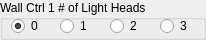
   <widget class="QGroupBox" name="groupBox">
    <property name="geometry">
     <rect>
      <x>40</x>
      <y>542</y>
      <width>206</width>
      <height>40</height>
     </rect>
    </property>
    <property name="title">
     <string>Wall Ctrl 1 # of Light Heads</string>
    </property>
    <widget class="QRadioButton" name="radioButton_2">
     <property name="geometry">
      <rect>
       <x>60</x>
       <y>16</y>
       <width>34</width>
       <height>20</height>
      </rect>
     </property>
     <property name="text">
      <string>1</string>
     </property>
     <attribute name="buttonGroup">
      <string notr="true">buttonGroup</string>
     </attribute>
    </widget>
    <widget class="QRadioButton" name="radioButton_3">
     <property name="geometry">
      <rect>
       <x>110</x>
       <y>16</y>
       <width>34</width>
       <height>20</height>
      </rect>
     </property>
     <property name="text">
      <string>2</string>
     </property>
     <attribute name="buttonGroup">
      <string notr="true">buttonGroup</string>
     </attribute>
    </widget>
    <widget class="QRadioButton" name="radioButton">
     <property name="geometry">
      <rect>
       <x>11</x>
       <y>16</y>
       <width>34</width>
       <height>20</height>
      </rect>
     </property>
     <property name="text">
      <string>0</string>
     </property>
     <property name="checked">
      <bool>true</bool>
     </property>
     <attribute name="buttonGroup">
      <string notr="true">buttonGroup</string>
     </attribute>
    </widget>
    <widget class="QRadioButton" name="radioButton_4">
     <property name="geometry">
      <rect>
       <x>160</x>
       <y>16</y>
       <width>34</width>
       <height>20</height>
      </rect>
     </property>
     <property name="text">
      <string>3</string>
     </property>
     <attribute name="buttonGroup">
      <string notr="true">buttonGroup</string>
     </attribute>
    </widget>
   </widget>
